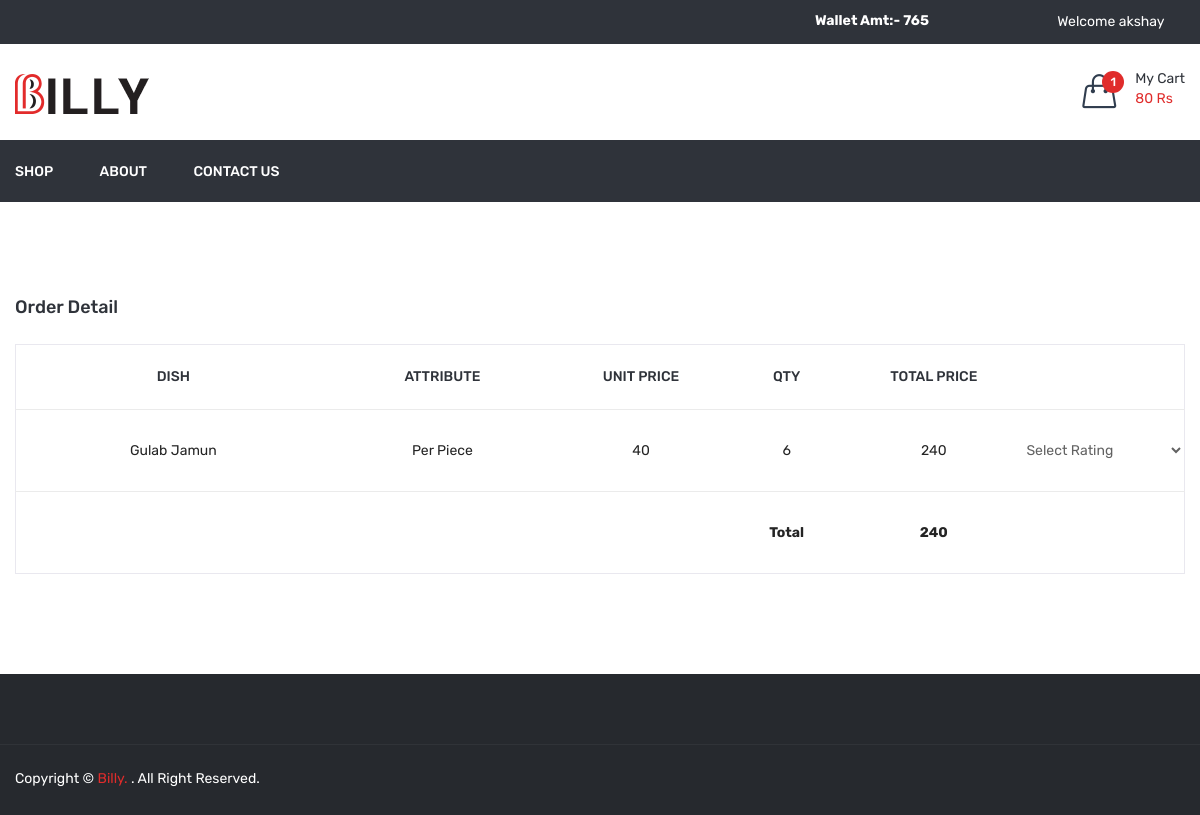
The app's page /order_detail.php?id=1 (signed in) with its own data.
### tables this page shows
CREATE TABLE `dish_cart` (
  `id` int(11) NOT NULL,
  `user_id` int(11) NOT NULL,
  `dish_detail_id` int(11) NOT NULL,
  `qty` int(11) NOT NULL,
  `added_on` datetime NOT NULL
);

CREATE TABLE `order_detail` (
  `id` int(11) NOT NULL,
  `order_id` int(11) NOT NULL,
  `dish_details_id` int(11) NOT NULL,
  `price` float NOT NULL,
  `qty` int(11) NOT NULL
);

CREATE TABLE `dish` (
  `id` int(11) NOT NULL,
  `category_id` int(11) NOT NULL,
  `dish` varchar(100) NOT NULL,
  `dish_detail` text NOT NULL,
  `image` varchar(100) NOT NULL,
  `type` enum('veg','non-veg') NOT NULL,
  `status` int(11) NOT NULL,
  `added_on` datetime NOT NULL
);

CREATE TABLE `dish_details` (
  `id` int(11) NOT NULL,
  `dish_id` int(11) NOT NULL,
  `attribute` varchar(100) NOT NULL,
  `price` int(11) NOT NULL,
  `status` int(11) NOT NULL,
  `added_on` datetime NOT NULL
);

### order_detail.php (the view, shortened to what this page needs)
<?php
include ("header.php");
if(isset($_GET['id']) && $_GET['id']>0){
	$id=get_safe_value($_GET['id']);
	$getOrderById=getOrderById($id);
}else{
	redirect(FRONT_SITE_PATH.'shop');
}
?>
<div class="cart-main-area pt-95 pb-100">
            <div class="container">
                <h3 class="page-title">Order Detail</h3>
                <div class="row">
                    <div class="col-lg-12 col-md-12 col-sm-12 col-12">
                        <form method="post">
							<div class="table-content table-responsive">
                                <table style="border:1px solid #e9e8ef;">
												<tr>
													<th width="30%">Dish</th>
													<th width="20%">Attribute</th>
													<th width="15%">Unit Price</th>
													<th width="5%">Qty</th>
													<th width="15%">Total Price</th>
													<th width="15%"></th>
												</tr>
												<?php
												$getOrderDetails=getOrderDetails($id);
												$pp=0;
												foreach($getOrderDetails as $list){
													$pp=$pp+($list['qty']*$list['price']);
													?>
														<tr>
															<td><?php echo $list['dish']?></td>
															<td><?php echo $list['attribute']?></td>
															<td><?php echo $list['price']?></td>
															<td><?php echo $list['qty']?></td>
															<td><?php echo $list['qty']*$list['price']?></td>
															<td id="rating<?php echo $list['dish_details_id']?>">
															<?php
															if($getOrderById[0]['order_status']==4){
															echo getRating($list['dish_details_id'],$id);
															}
															?>
															</td>
														</tr>
													<?php
												}
												?>
												<tr>
													<td colspan="3"></td>
													<td><strong>Total</strong></td>
													<td><strong><?php echo $pp?></strong></td>
													<td></td>
												</tr>
												</table>
                            </div>
                        </form>
                    </div>
                </div>
            </div>
        </div>
<?php
include("footer.php");
?>

### header.php (shortened to what this page needs)
<?php
include('database.inc.php');
include('function.inc.php');
getDishCartStatus();
$cartArr=getUserFullCart();
$totalPrice=getcartTotalPrice();
$totalCartDish=count($cartArr);
$getWalletAmt=0;
if(isset($_SESSION['FOOD_USER_ID'])){
	$getWalletAmt=getWalletAmt($_SESSION['FOOD_USER_ID']);
}
?>
<!doctype html>
<html class="no-js" lang="zxx">
<head>
        <link rel="stylesheet" href="<?php echo FRONT_SITE_PATH?>assets/css/bootstrap.min.css">
        <link rel="stylesheet" href="<?php echo FRONT_SITE_PATH?>assets/css/animate.css">
        <link rel="stylesheet" href="<?php echo FRONT_SITE_PATH?>assets/css/owl.carousel.min.css">
        <link rel="stylesheet" href="<?php echo FRONT_SITE_PATH?>assets/css/slick.css">
        <link rel="stylesheet" href="<?php echo FRONT_SITE_PATH?>assets/css/chosen.min.css">
        <link rel="stylesheet" href="<?php echo FRONT_SITE_PATH?>assets/css/ionicons.min.css">
        <link rel="stylesheet" href="<?php echo FRONT_SITE_PATH?>assets/css/font-awesome.min.css">
        <link rel="stylesheet" href="<?php echo FRONT_SITE_PATH?>assets/css/simple-line-icons.css">
        <link rel="stylesheet" href="<?php echo FRONT_SITE_PATH?>assets/css/jquery-ui.css">
        <link rel="stylesheet" href="<?php echo FRONT_SITE_PATH?>assets/css/meanmenu.min.css">
        <link rel="stylesheet" href="<?php echo FRONT_SITE_PATH?>assets/css/style.css">
        <link rel="stylesheet" href="<?php echo FRONT_SITE_PATH?>assets/css/responsive.css">
    </head>
    <body>
        <header class="header-area">
            <div class="header-top black-bg">
                <div class="container">
                    <div class="row">
                        <div class="col-lg-8 col-md-4 col-12 col-sm-4">
                        </div>
						<div class="col-lg-2 col-md-4 col-12 col-sm-4">
							<?php
								if(isset($_SESSION['FOOD_USER_NAME'])){
								?>
							<div id="wallet_top_box">
								<a href="<?php echo FRONT_SITE_PATH?>wallet" style="color:#fff;">
									Wallet Amt:- <?php echo $getWalletAmt?>
								</a>
							</div>
								<?php  } ?>
						</div>
                        <div class="col-lg-2 col-md-8 col-12 col-sm-8">
                            <div class="account-curr-lang-wrap f-right">
                                <?php
								if(isset($_SESSION['FOOD_USER_NAME'])){
								?>
								<ul>
                                    <li class="top-hover"><a href="#"><?php echo "Welcome <span id='user_top_name'>".$_SESSION['FOOD_USER_NAME'];?></span>  <i class="ion-chevron-down"></i></a>
                                    </li>
                                </ul>
								<?php } ?>
                            </div>
                        </div>
                    </div>
                </div>
            </div>
            <div class="header-middle">
                <div class="container">
                    <div class="row">
                        <div class="col-lg-3 col-md-4 col-12 col-sm-4">
                            <div class="logo">
                                <a href="<?php echo FRONT_SITE_PATH?>">
                                    <img alt="" src="<?php echo FRONT_SITE_PATH?>assets/img/logo/logo.png">
                                </a>
                            </div>
                        </div>
                        <div class="col-lg-9 col-md-8 col-12 col-sm-8">
                            <div class="header-middle-right f-right">
                                <div class="header-wishlist">
                                </div>
                                <div class="header-cart">
                                    <a href="#">
                                        <div class="header-icon-style">
                                            <i class="icon-handbag icons"></i>
                                            <span class="count-style" id="totalCartDish"><?php echo $totalCartDish?></span>
                                        </div>
                                        <div class="cart-text">
                                            <span class="digit">My Cart</span>
                                            <span class="cart-digit-bold" id="totalPrice">
											<?php
											if($totalPrice!=0){
												echo $totalPrice.' Rs';
											}
											?></span>
                                        </div>
                                    </a>
                                </div>
                            </div>
                        </div>
                    </div>
                </div>
            </div>
            <div class="header-bottom transparent-bar black-bg">
                <div class="container">
                    <div class="row">
                        <div class="col-lg-12 col-md-12 col-12">
                            <div class="main-menu">
                                <nav>
                                    <ul>
                                        <li><a href="<?php echo FRONT_SITE_PATH?>shop">Shop</a></li>
                                        <li><a href="<?php echo FRONT_SITE_PATH?>about-us">about</a></li>
                                        <li><a href="<?php echo FRONT_SITE_PATH?>contact-us">contact us</a></li>
                                    </ul>
                                </nav>
                            </div>
                        </div>
                    </div>
                </div>
            </div>
        </header>

### function.inc.php (shortened to what this page needs)
<?php
function get_safe_value($str){
	global $con;
	$str=mysqli_real_escape_string($con,$str);
	return $str;
}
	?>
	<?php
function getUserCart(){
	global $con;
	$arr=array();
	$id=$_SESSION['FOOD_USER_ID'];
	$res=mysqli_query($con,"select * from dish_cart where user_id='$id'");
	while($row=mysqli_fetch_assoc($res)){
		$arr[]=$row;
	}
	return $arr;
}
function getDishCartStatus(){
	$dishDetailsID=array();
	if(isset($_SESSION['FOOD_USER_ID'])){
		$getUserCart=getUserCart();
	}else{
		if(isset($_SESSION['cart']) && count($_SESSION['cart'])>0){
			foreach($_SESSION['cart'] as $key=>$val){
				$dishDetailsID[]=$key;
			}
		}
	}
}
function getcartTotalPrice(){
	$cartArr=getUserFullCart();
	$totalPrice=0;
	foreach($cartArr as $list){
		$totalPrice=$totalPrice+($list['qty']*$list['price']);
	}
	return $totalPrice;
}
function getUserFullCart($attr_id=''){
	$cartArr=array();
	if(isset($_SESSION['FOOD_USER_ID'])){
		$getUserCart=getUserCart();
		$cartArr=array();
		foreach($getUserCart as $list){
			$cartArr[$list['dish_detail_id']]['qty']=$list['qty'];
			$getDishDetail=getDishDetailById($list['dish_detail_id']);
			$cartArr[$list['dish_detail_id']]['price']=$getDishDetail['price'];
			$cartArr[$list['dish_detail_id']]['dish']=$getDishDetail['dish'];
			$cartArr[$list['dish_detail_id']]['image']=$getDishDetail['image'];
		}
	}
	if($attr_id!=''){
		return $cartArr[$attr_id]['qty'];
	}else{
		return $cartArr;
	}
}
function getDishDetailById($id){
	global $con;
	$res=mysqli_query($con,"select dish.dish,dish.image,dish_details.price from dish_details,dish where dish_details.id='$id' and dish.id=dish_details.dish_id");
	$row=mysqli_fetch_assoc($res);
	return $row;
}
function getOrderDetails($oid){
	global $con;
	$sql="select order_detail.price,order_detail.qty,dish_details.attribute,dish.dish,order_detail.dish_details_id
	from order_detail,dish_details,dish
	WHERE
	order_detail.order_id=$oid AND
	order_detail.dish_details_id=dish_details.id AND
	dish_details.dish_id=dish.id";
	$data=array();
	$res=mysqli_query($con,$sql);
	while($row=mysqli_fetch_assoc($res)){
		$data[]=$row;
	}
	return $data;
}
function getOrderById($oid){
	global $con;
	$sql="select * from order_master where id='$oid'";
	$data=array();
	$res=mysqli_query($con,$sql);
	while($row=mysqli_fetch_assoc($res)){
		$data[]=$row;
	}
	return $data;
}
function getRatingList($did,$oid){
	$arr=array('Bad','Below Average','Average','Good','Very Good');
	$html='<select onchange=updaterating("'.$did.'","'.$oid.'") id="rate'.$did.'">';
		$html.='<option value="">Select Rating</option>';
		foreach($arr as $key=>$val){
			$id=$key+1;
			$html.="<option value='$id'>$val</option>";
		}
	$html.='</select>';
	return $html;
}
function getRating($did,$oid){
	global $con;
	$sql="select * from rating where order_id='$oid' and dish_detail_id='$did'";
	$res=mysqli_query($con,$sql);
	if(mysqli_num_rows($res)>0){
		$row=mysqli_fetch_assoc($res);
		$rating=$row['rating'];
		$arr=array('','Bad','Below Average','Average','Good','Very Good');
		echo "<div class='set_rating'>".$arr[$rating]."</div>";
	}else{
		echo getRatingList($did,$oid);
	}
}
function getWalletAmt($uid){
	global $con;
	$sql="select * from wallet where user_id='$uid'";
	$res=mysqli_query($con,$sql);
	$in=0;
	$out=0;
	while($row=mysqli_fetch_assoc($res)){
		if($row['type']=='in'){
			$in=$in+$row['amt'];
		}
		if($row['type']=='out'){
			$out=$out+$row['amt'];
		}
	}
	return $in-$out;
}
?>

### records on screen
dish_cart: dish_detail "1"
order_detail: dish.dish "Gulab Jamun", dish_details.attribute "Per Piece", price "40", qty "6", $list['qty']*$list['price'] "240"

### other values on screen
$getWalletAmt "765"
$_SESSION['FOOD_USER_NAME'] "akshay"
$totalPrice "80"
$pp "240"
